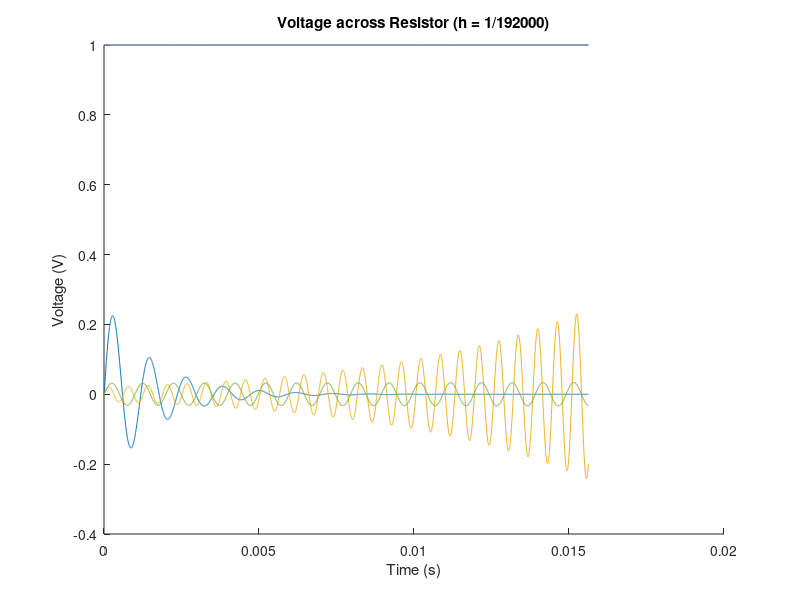

Write MATLAB code to recreate this figure.
clc;
clearvars;
close all;


R = 50;
L = 0.035;
C = 1e-6;

h = 1/192000;
vC0 = 0;
i0 = 0;

Vin = ones(1, 3000);
Vc_i = zeros(2, 3000);
Vc_i(:, 1) = [vC0, 0];

%%
for k = 1:2999
    Vc_i(:, k+1) = [1 h/C; -h/L (1 - R*h/L)]*Vc_i(:, k) + [0; h/L]*Vin(:, k);
end

vR = Vc_i(2, :)*R;
soundsc(vR);
pause(3);
figure;
hold on;
plot(h.*(1:k+1), vR(1, :));
plot(h.*(1:k+1), Vin(1, :));
%%
R = 100;
L = 0.5;
C = 2e-8;

for k = 1:2999
    Vc_i(:, k+1) = [1 h/C; -h/L (1 - R*h/L)]*Vc_i(:, k) + [0; h/L]*Vin(:, k);
end

vR = Vc_i(2, :)*R;
soundsc(vR);
pause(3);
plot(h.*(1:k+1), vR(1, :));
plot(h.*(1:k+1), Vin(1, :));
%%
R = 100;
L = 0.5;
C = 5e-8;

for k = 1:2999
    Vc_i(:, k+1) = [1 h/C; -h/L (1 - R*h/L)]*Vc_i(:, k) + [0; h/L]*Vin(:, k);
end

vR = Vc_i(2, :)*R;
soundsc(vR);
plot(h.*(1:k+1), vR(1, :));
plot(h.*(1:k+1), Vin(1, :));
hold off;
xlabel('Time (s)');
ylabel('Voltage (V)');
title('Voltage across Resistor (h = 1/192000)');